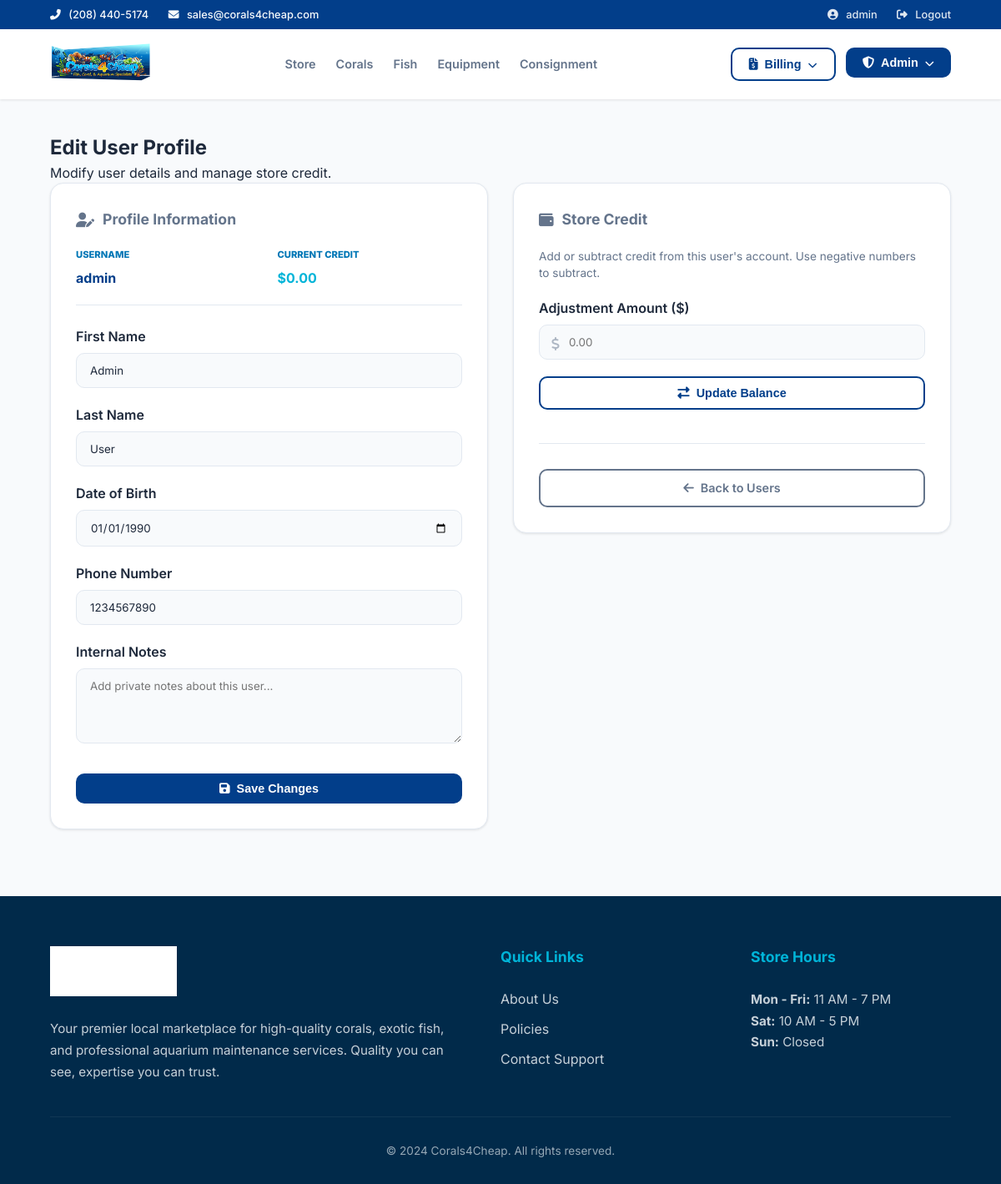
/user/1/edit (signed in), run on the app's committed database.
### app/models/__init__.py (models this page shows, shortened)
class User(UserMixin, db.Model):
    __tablename__ = 'users'
    user_id = db.Column(db.Integer, primary_key=True)
    username = db.Column(db.String(20), unique=True, nullable=False)
    email = db.Column(db.String(120), unique=True, nullable=False)
    password_hash = db.Column(db.String(128), nullable=False)
    first_name = db.Column(db.String(50), nullable=False)
    last_name = db.Column(db.String(50), nullable=False)
    dob = db.Column(db.Date, nullable=False)
    phone_number = db.Column(db.String(20), nullable=False)
    role_id = db.Column(db.Integer, db.ForeignKey('roles.role_id'), nullable=False)
    is_maintenance = db.Column(db.Boolean,nullable=False,default=0)
    in_store_credit = db.Column(db.Float)
    role = db.relationship('Role', backref='users')
    PasswordReset = db.Column(db.Boolean,default = 0)
    notes = db.Column(db.String(1500),default='')
    @property
    def is_admin(self):
        return self.role_id == 3
    @property
    def is_seller(self):
        return self.role_id in [2,3]

### app/admin/routes.py (the view)
@admin_bp.route('/user/<int:user_id>/edit', methods=['GET'])
@login_required
@admin_required
def edit_user_admin(user_id):
    user = User.query.get_or_404(user_id)
    return render_template('edit_user_admin.html', user=user)

### app/utils/utility_functions.py (called while the page is built)
def admin_required(func):
    @wraps(func)
    def decorated_view(*args, **kwargs):
        if not current_user.is_authenticated:
            flash("You must be logged in to access this page.", "warning")
            return redirect(url_for('auth.login'))
        if not current_user.is_admin:
            flash("You do not have permission to access this page.", "danger")
            return redirect(url_for('main.home'))
        return func(*args, **kwargs)
    return decorated_view

### app/templates/edit_user_admin.html (shortened to what this page needs)
{% extends "base.html" %}
{% block content %}
<div class="section-header">
    <h2 class="section-title">Edit User Profile</h2>
    <p class="text-muted">Modify user details and manage store credit.</p>
</div>
<div class="dashboard-grid">
    <div class="dash-card">
        <h3><i class="fas fa-user-edit"></i> Profile Information</h3>
        <form action="{{ url_for('admin.update_user', user_id=user.user_id) }}" method="post">
            <div style="display: flex; gap: 20px; margin-bottom: 25px; padding-bottom: 20px; border-bottom: 1px solid var(--border-color);">
                <div style="flex: 1;">
                    <span class="card-label">Username</span>
                    <p style="font-weight: 700; color: var(--primary);">{{ user.username }}</p>
                </div>
                <div style="flex: 1;">
                    <span class="card-label">Current Credit</span>
                    <p style="font-weight: 700; color: var(--secondary);">${{ "%.2f"|format(user.in_store_credit or 0) }}</p>
                </div>
            </div>
            <div class="form-group">
                <label for="first_name">First Name</label>
                <input type="text" name="first_name" value="{{ user.first_name }}" required class="form-control">
            </div>
            <div class="form-group">
                <label for="last_name">Last Name</label>
                <input type="text" name="last_name" value="{{ user.last_name }}" required class="form-control">
            </div>
            <div class="form-group">
                <label for="dob">Date of Birth</label>
                <input type="date" name="dob" value="{{ user.dob }}" required class="form-control">
            </div>
            <div class="form-group">
                <label for="phone_number">Phone Number</label>
                <input type="text" name="phone_number" value="{{ user.phone_number }}" required class="form-control">
            </div>
            <div class="form-group">
                <label for="notes">Internal Notes</label>
                <textarea name="notes" id="notes" rows="4" class="form-control" placeholder="Add private notes about this user...">{{ user.notes }}</textarea>
            </div>
            <button type="submit" class="btn btn-primary" style="width: 100%; margin-top: 10px;">
                <i class="fas fa-save" style="margin-right: 8px;"></i> Save Changes
            </button>
        </form>
    </div>
    <div class="dash-card" style="height: fit-content;">
        <h3><i class="fas fa-wallet"></i> Store Credit</h3>
        <p style="font-size: 0.85rem; color: var(--text-muted); margin-bottom: 20px;">
            Add or subtract credit from this user's account. Use negative numbers to subtract.
        </p>
        <form action="{{ url_for('admin.update_in_store_credit', user_id=user.user_id) }}" method="post">
            <div class="form-group">
                <label for="credit_change">Adjustment Amount ($)</label>
                <div style="position: relative;">
                    <i class="fas fa-dollar-sign" style="position: absolute; left: 15px; top: 15px; color: var(--text-muted); opacity: 0.5;"></i>
                    <input type="number" name="credit_change" step="0.01" required class="form-control" style="padding-left: 35px;" placeholder="0.00">
                </div>
            </div>
            <button type="submit" class="btn btn-outline" style="width: 100%;">
                <i class="fas fa-exchange-alt" style="margin-right: 8px;"></i> Update Balance
            </button>
        </form>
        <div style="margin-top: 40px; padding-top: 30px; border-top: 1px solid var(--border-color);">
            <a href="{{ url_for('admin.manage_users') }}" class="btn btn-outline" style="width: 100%; border-color: var(--text-muted); color: var(--text-muted);">
                <i class="fas fa-arrow-left" style="margin-right: 8px;"></i> Back to Users
            </a>
        </div>
    </div>
</div>
{% endblock %}

### app/templates/base.html (shortened to what this page needs)
<!DOCTYPE html>
<html lang="en">
<head>
    <link rel="stylesheet" href="https://cdnjs.cloudflare.com/ajax/libs/font-awesome/6.4.0/css/all.min.css">
    <link rel="stylesheet" href="{{ url_for('static', filename='styles.css') }}">
</head>
<body>
    <div class="app-wrapper">
        <header class="site-header">
            <div class="top-bar">
                <div class="top-bar-left">
                    <span><i class="fas fa-phone-alt"></i> (208) 440-5174</span>
                    <span style="margin-left: 20px;"><i class="fas fa-envelope"></i> sales@corals4cheap.com</span>
                </div>
                <div class="top-bar-right">
                    {% if current_user.is_authenticated %}
                        <a href="{{ url_for('auth.edit_user') }}"><i class="fas fa-user-circle"></i> {{ current_user.username }}</a>
                        <a href="{{ url_for('auth.logout') }}"><i class="fas fa-sign-out-alt"></i> Logout</a>
                    {% else %}
                        <a href="{{ url_for('auth.login') }}"><i class="fas fa-lock"></i> Login / Register</a>
                    {% endif %}
                </div>
            </div>
            <div class="main-header">
                <div class="header-logo">
                    <a href="{{ url_for('main.home') }}">
                        <img src="{{ url_for('static', filename='images/logo.png') }}" alt="Corals4Cheap">
                    </a>
                </div>
                <nav class="main-nav">
                    <a href="{{ url_for('main.home') }}">Store</a>
                    <a href="{{ url_for('catalog.corals') }}">Corals</a>
                    <a href="{{ url_for('catalog.fish') }}">Fish</a>
                    <a href="{{ url_for('catalog.equipment') }}">Equipment</a>
                    {% if current_user.is_authenticated and current_user.is_seller %}
                        <a href="{{ url_for('catalog.consignment') }}">Consignment</a>
                    {% endif %}
                </nav>
                <div class="user-actions">
                    {% if current_user.is_authenticated and (current_user.is_admin or current_user.is_maintenance) %}
                        <div class="dropdown">
                            <button class="dropdown-toggle btn btn-outline">
                                <i class="fas fa-file-invoice-dollar"></i> Billing <i class="fas fa-chevron-down" style="font-size: 0.7rem;"></i>
                            </button>
                        </div>
                    {% endif %}
                    {% if current_user.is_authenticated and current_user.is_admin %}
                        <div class="dropdown">
                            <button class="dropdown-toggle btn btn-primary">
                                <i class="fas fa-shield-alt"></i> Admin <i class="fas fa-chevron-down" style="font-size: 0.7rem;"></i>
                            </button>
                        </div>
                    {% endif %}
                </div>
            </div>
        </header>
        <main class="content-area">
            {% block content %}{% endblock %}
        </main>
        <footer class="site-footer">
            <div class="footer-container">
                <div class="footer-col">
                    <img src="{{ url_for('static', filename='images/logo.png') }}" alt="Company Logo" class="footer-logo-img">
                    <p>Your premier local marketplace for high-quality corals, exotic fish, and professional aquarium maintenance services. Quality you can see, expertise you can trust.</p>
                </div>
                <div class="footer-col">
                    <h3>Quick Links</h3>
                    <ul class="footer-links">
                        <li><a href="{{ url_for('main.about_us') }}">About Us</a></li>
                        <li><a href="{{ url_for('main.policy') }}">Policies</a></li>
                        <li><a href="{{ url_for('main.contact') }}">Contact Support</a></li>
                    </ul>
                </div>
                <div class="footer-col">
                    <h3>Store Hours</h3>
                    <p><strong>Mon - Fri:</strong> 11 AM - 7 PM</p>
                    <p><strong>Sat:</strong> 10 AM - 5 PM</p>
                    <p><strong>Sun:</strong> Closed</p>
                </div>
            </div>
            <div class="footer-bottom">
                &copy; {{ now.year if now else '2024' }} Corals4Cheap. All rights reserved.
            </div>
        </footer>
    </div>
</body>
</html>

### data on the page
User: username "admin", in_store_credit "0.00", first_name "Admin", last_name "User", dob "01/01/1990", phone_number "1234567890"

### other printed values
{{ now.year if now else '2024' }} "2024"
